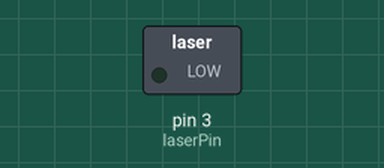
The sketch below on a simulated Arduino Uno, built with avr-gcc and run on an emulated ATmega328P. Shown: switched loads named in the sketch (green lamp = pin HIGH). What the sketch prints to the serial monitor is not drawn.

Above: at 3.8 s.
At 37.9 s:
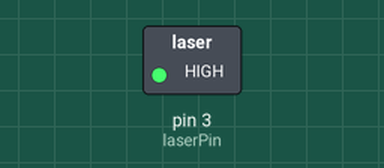
Timing chart, 0 to 40.2 s (numbered marks = the images above):
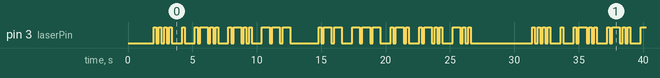

Measured:
- by itself, pin 3 (laserPin): moves between LOW and HIGH, repeating every 29.4 s
- by itself, everything shown: repeats every 29.4 s, in 64 steps

The sketch:

Transmiter.ino
```cpp
// --- Morse Code Laser Transmitter ---
// Laser connected to pin 3

int laserPin = 3;

// Morse timing (must match receiver)
int dotTime = 200;     // Dot duration
int dashTime = 600;    // Dash duration
int symbolGap = 200;   // Gap between dot/dash
int letterGap = 600;   // Gap between letters
int wordGap = 1400;    // Gap between words

// Morse dictionary
String getMorse(char c) {
  switch (c) {
    case 'A': return ".-";
    case 'B': return "-...";
    case 'C': return "-.-.";
    case 'D': return "-..";
    case 'E': return ".";
    case 'F': return "..-.";
    case 'G': return "--.";
    case 'H': return "....";
    case 'I': return "..";
    case 'J': return ".---";
    case 'K': return "-.-";
    case 'L': return ".-..";
    case 'M': return "--";
    case 'N': return "-.";
    case 'O': return "---";
    case 'P': return ".--.";
    case 'Q': return "--.-";
    case 'R': return ".-.";
    case 'S': return "...";
    case 'T': return "-";
    case 'U': return "..-";
    case 'V': return "...-";
    case 'W': return ".--";
    case 'X': return "-..-";
    case 'Y': return "-.--";
    case 'Z': return "--..";

    case '0': return "-----";
    case '1': return ".----";
    case '2': return "..---";
    case '3': return "...--";
    case '4': return "....-";
    case '5': return ".....";
    case '6': return "-....";
    case '7': return "--...";
    case '8': return "---..";
    case '9': return "----.";

    default: return "";
  }
}

void sendSymbol(char symbol) {
  if (symbol == '.') {
    digitalWrite(laserPin, HIGH);
    delay(dotTime);
    digitalWrite(laserPin, LOW);
    delay(symbolGap);
  }

  else if (symbol == '-') {
    digitalWrite(laserPin, HIGH);
    delay(dashTime);
    digitalWrite(laserPin, LOW);
    delay(symbolGap);
  }
}

void sendText(String text) {
  text.toUpperCase();

  for (int i = 0; i < text.length(); i++) {
    char c = text[i];

    if (c == ' ') {
      delay(wordGap);
      continue;
    }

    String morse = getMorse(c);

    for (int j = 0; j < morse.length(); j++) {
      sendSymbol(morse[j]);
    }

    delay(letterGap);
  }
}

void setup() {
  pinMode(laserPin, OUTPUT);
  digitalWrite(laserPin, LOW);

  Serial.begin(9600);
  Serial.println("Laser Morse Transmitter Ready");

  delay(2000);
}

void loop() {
  sendText("HELLO WORLD");
  delay(4000);
}
```
